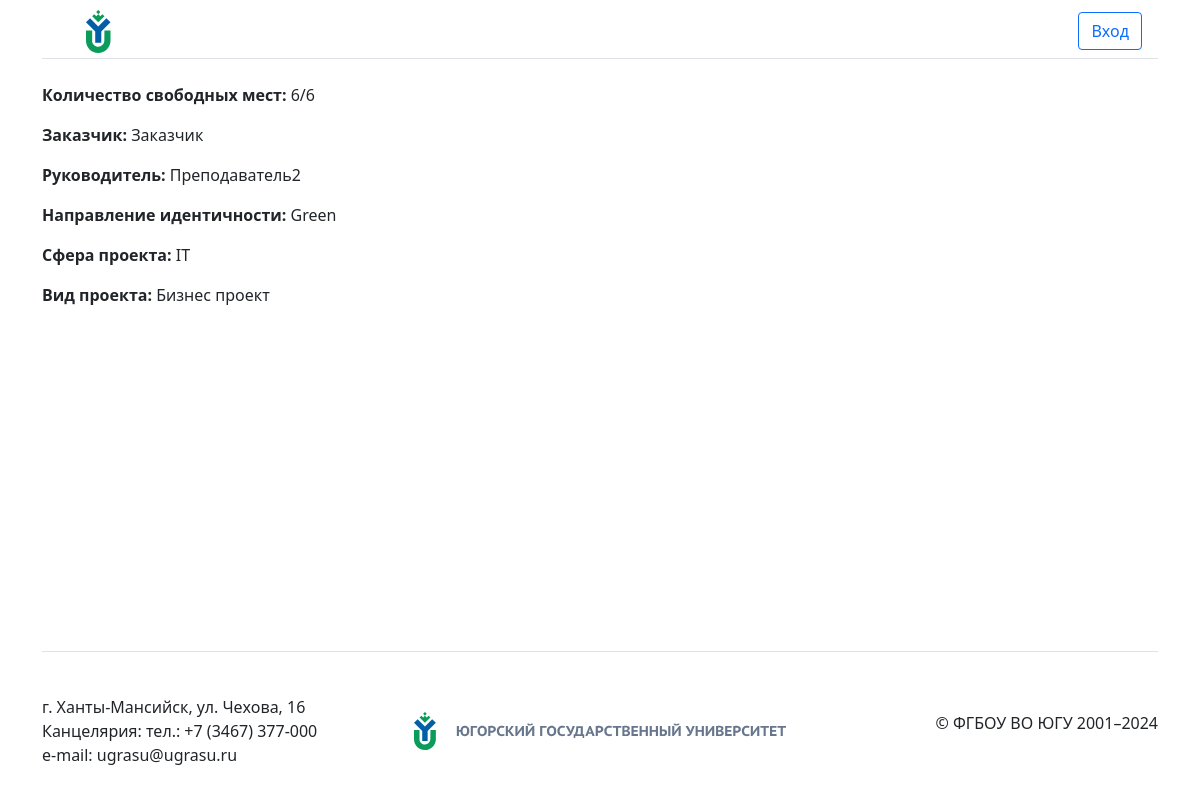
/project/7/, run on the app's committed database.
### showcase_projects/models.py (models this page shows, shortened)
class Project(models.Model):
    class Meta:
        permissions = [
            ("change_status_project", "Can change status project"),
        ]
    CUSTOMER_TYPE = [
        ('external' ,'Внешний'),
        ('interior' ,'Внутренний'),
    ]
    order = models.OneToOneField(Order, on_delete=models.CASCADE, default=None, null=True, blank=True,)
    place = models.IntegerField(default=6)
    lecturer = models.ForeignKey(Lecturer, on_delete=models.CASCADE, default=None, null=True, blank=True, related_name='lecturer')
    customer_type = models.CharField(max_length=20, choices=CUSTOMER_TYPE, default='processing')

class ModelWithStatus(models.Model):
    class Meta:
        abstract = True
    STATUS_CHOICES = [
        ('accepted', 'Принят'),
        ('processing', 'В обработке'),
        ('rejected', 'Отклонен'),
    ]
    status = models.CharField(max_length=20, choices=STATUS_CHOICES, default='processing')

class Order(ModelWithStatus):
    title = models.CharField(max_length=100)
    customer = models.ForeignKey(Customer, on_delete=models.CASCADE, related_name='customer')
    directionIdentity = models.ManyToManyField(DirectionIdentity)
    spheres = models.ManyToManyField(Spheres)
    types = models.ManyToManyField(Types)

class DirectionIdentity(models.Model):
    title = models.CharField(max_length=256, unique=True)

class Spheres(models.Model):
    title = models.CharField(max_length=256, unique=True)

class Types(models.Model):
    title = models.CharField(max_length=256, unique=True)

### registration/models.py (models this page shows, shortened)
class Profile(models.Model):
    user = models.OneToOneField(
        User, on_delete=models.CASCADE,
    )
    class Meta:
        abstract = True

class Customer(Profile):
    pass

class Lecturer(Profile):
    pass

### showcase_projects/views.py (the view, shortened to what this page needs)
# urls.py: path('project/<int:pk>/', ProjectDetailView.as_view(), name='project-detail'),
class ProjectDetailView(DetailView, UserPassesTestMixin):
    model = Project
    template_name = 'showcase_projects/project_detail.html'
    def get_context_data(self, **kwargs):
        project = self.get_object()
        context = super().get_context_data(**kwargs)
        context['countFreePlace'] =  project.place - project.participation_set.count()
        if not self.request.user.is_authenticated:
            return context

### showcase_projects/templates/showcase_projects/project_detail.html (shortened to what this page needs)
{% extends "showcase_projects/base.html" %}
{% block content %}
<article class="media content-section">
    <div class="media-body">
        <div class="article-metadata">
            <p class="card-text">
                <strong>Количество свободных мест: </strong>
                {{ countFreePlace }}/{{ project.place }}
            </p>
            <p class="card-text">
                <strong>Заказчик: </strong>
                {{ project.order.customer.user.username }}
            </p>
            <p class="card-text">
                <strong>Руководитель: </strong>
                {{ project.lecturer.user.username }}
            </p>
            <p class="card-text">
                <strong>Направление идентичности:</strong>
                {% for directionIdentity in project.order.directionIdentity.all %}
                    {{ directionIdentity.title }}{% if not forloop.last %}, {% endif %}
                {% endfor %}
            </p>
            <p class="card-text">
                <strong>Сфера проекта:</strong>
                {% for spheres in project.order.spheres.all %}
                    {{ spheres.title }}{% if not forloop.last %}, {% endif %}
                {% endfor %}
            </p>
            <p class="card-text">
                <strong>Вид проекта:</strong>
                {% for type in project.order.types.all %}
                    {{ type.title }}{% if not forloop.last %}, {% endif %}
                {% endfor %}
            </p>
            <br>
        </div>
    </div>
</article>
{% endblock content %}

### data on the page
Project: place "6", order.customer.user.username "Заказчик", lecturer.user.username "Преподаватель2"
DirectionIdentity: title "Green"
Spheres: title "IT"
Types: title "Бизнес проект"

### other printed values
{{ countFreePlace }} "6"
